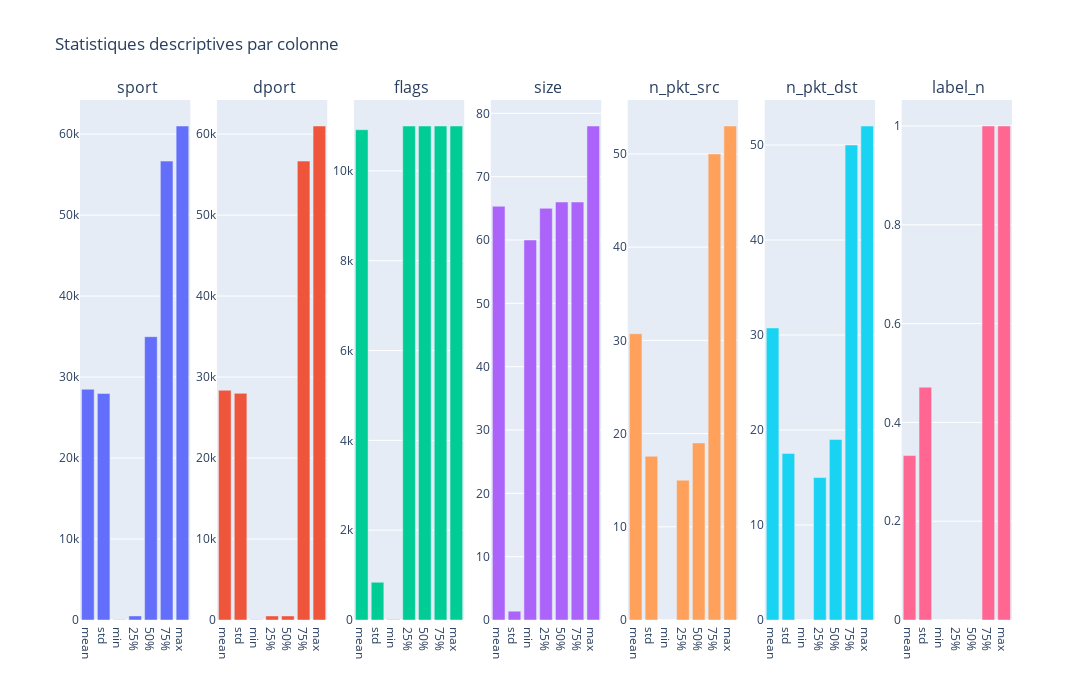

Notebook source saved alongside this figure:
### Code cell
# Suppression de la colonne count pour la visualisation
desc_stats = df_num.describe()
desc_stats = desc_stats.drop('count')

# Création d'un sous graphe pour chaque colonne
fig = make_subplots(rows=1, cols=len(desc_stats.columns), subplot_titles=desc_stats.columns)
for i, col in enumerate(desc_stats.columns):
    fig.add_trace(go.Bar(x=desc_stats.index, y=desc_stats[col], name=col),row=1, col=i+1)

fig.update_layout(height=700, width=1200,title="Statistiques descriptives par colonne",showlegend=False)

fig.show()

### Figure 1 — Plotly figure (JSON) as saved in the notebook; plotly's stock layout.template omitted (floating-point values rounded to 4 significant figures)
{"data": [{"name": " sport", "type": "bar", "x": ["mean", "std", "min", "25%", "50%", "75%", "max"], "xaxis": "x", "y": [28500.0, 27970.0, 25, 502, 34991, 56667, 60999], "yaxis": "y"}, {"name": " dport", "type": "bar", "x": ["mean", "std", "min", "25%", "50%", "75%", "max"], "xaxis": "x2", "y": [28370.0, 27980.0, 25, 502, 502, 56667, 60999], "yaxis": "y2"}, {"name": " flags", "type": "bar", "x": ["mean", "std", "min", "25%", "50%", "75%", "max"], "xaxis": "x3", "y": [10920.0, 839.9, 10, 11000, 11000, 11000, 11000], "yaxis": "y3"}, {"name": " size", "type": "bar", "x": ["mean", "std", "min", "25%", "50%", "75%", "max"], "xaxis": "x4", "y": [65.33, 1.401, 60, 65, 66, 66, 78], "yaxis": "y4"}, {"name": " n_pkt_src", "type": "bar", "x": ["mean", "std", "min", "25%", "50%", "75%", "max"], "xaxis": "x5", "y": [30.71, 17.57, 0, 15, 19, 50, 53], "yaxis": "y5"}, {"name": " n_pkt_dst", "type": "bar", "x": ["mean", "std", "min", "25%", "50%", "75%", "max"], "xaxis": "x6", "y": [30.74, 17.54, 0, 15, 19, 50, 52], "yaxis": "y6"}, {"name": " label_n", "type": "bar", "x": ["mean", "std", "min", "25%", "50%", "75%", "max"], "xaxis": "x7", "y": [0.3329, 0.4712, 0, 0, 0, 1, 1], "yaxis": "y7"}], "layout": {"annotations": [{"font": {"size": 16}, "showarrow": false, "text": " sport", "x": 0.05918, "xanchor": "center", "xref": "paper", "y": 1, "yanchor": "bottom", "yref": "paper"}, {"font": {"size": 16}, "showarrow": false, "text": " dport", "x": 0.2061, "xanchor": "center", "xref": "paper", "y": 1, "yanchor": "bottom", "yref": "paper"}, {"font": {"size": 16}, "showarrow": false, "text": " flags", "x": 0.3531, "xanchor": "center", "xref": "paper", "y": 1, "yanchor": "bottom", "yref": "paper"}, {"font": {"size": 16}, "showarrow": false, "text": " size", "x": 0.5, "xanchor": "center", "xref": "paper", "y": 1, "yanchor": "bottom", "yref": "paper"}, {"font": {"size": 16}, "showarrow": false, "text": " n_pkt_src", "x": 0.6469, "xanchor": "center", "xref": "paper", "y": 1, "yanchor": "bottom", "yref": "paper"}, {"font": {"size": 16}, "showarrow": false, "text": " n_pkt_dst", "x": 0.7939, "xanchor": "center", "xref": "paper", "y": 1, "yanchor": "bottom", "yref": "paper"}, {"font": {"size": 16}, "showarrow": false, "text": " label_n", "x": 0.9408, "xanchor": "center", "xref": "paper", "y": 1, "yanchor": "bottom", "yref": "paper"}], "height": 700, "showlegend": false, "title": {"text": "Statistiques descriptives par colonne"}, "width": 1200, "xaxis": {"anchor": "y", "domain": [0, 0.1184]}, "xaxis2": {"anchor": "y2", "domain": [0.1469, 0.2653]}, "xaxis3": {"anchor": "y3", "domain": [0.2939, 0.4122]}, "xaxis4": {"anchor": "y4", "domain": [0.4408, 0.5592]}, "xaxis5": {"anchor": "y5", "domain": [0.5878, 0.7061]}, "xaxis6": {"anchor": "y6", "domain": [0.7347, 0.8531]}, "xaxis7": {"anchor": "y7", "domain": [0.8816, 1.0]}, "yaxis": {"anchor": "x", "domain": [0, 1]}, "yaxis2": {"anchor": "x2", "domain": [0, 1]}, "yaxis3": {"anchor": "x3", "domain": [0, 1]}, "yaxis4": {"anchor": "x4", "domain": [0, 1]}, "yaxis5": {"anchor": "x5", "domain": [0, 1]}, "yaxis6": {"anchor": "x6", "domain": [0, 1]}, "yaxis7": {"anchor": "x7", "domain": [0, 1]}}}
